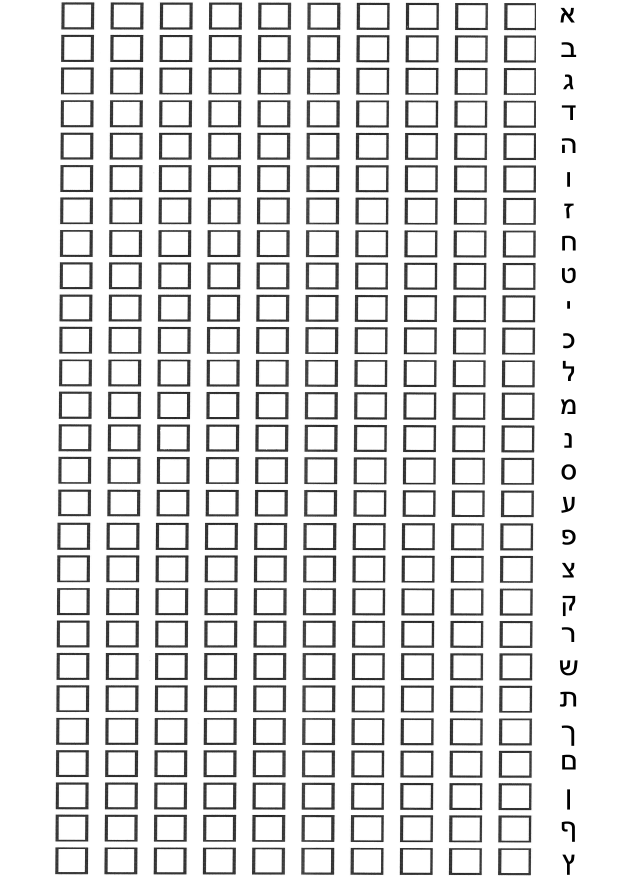
#> input picture Letters Dataset Collection/page.jpg, 2480 x 3508 px (shown at 1/4 size)
$ python -i Dynamic_dilation.py   (imports and definitions only)   (older library calls are emulated)
#> lines starting #> are read from the running program, lines starting #| are printed output that depends on the picture; after the words box and inside, x2 and y2 are one past the last pixel; in counts of white or black regions, pixels touching at a corner belong together
#> further down, picture is the input picture: shape (3508, 2480, 3); min 0, max 255, mean 226.7
import cv2
import numpy as np


def attach(roi):
    word = roi.copy()
    ret, thresh = cv2.threshold(word, 109, 255, cv2.THRESH_BINARY_INV)
    kernel = np.ones((1, 40), np.float32)
    img_dilation = cv2.dilate(thresh, kernel, iterations=1)
    im2, ctrs, hier = cv2.findContours(img_dilation, cv2.RETR_EXTERNAL, cv2.CHAIN_APPROX_SIMPLE)

    x, y, w, h = cv2.boundingRect(ctrs[0])

    return h


def dynamicDilation(original):

    flg_size = 0
    # fitting image size
    if original.shape[0] < 40:
        original = cv2.resize(original, (original.shape[1] * 2, original.shape[0] * 2))
        flg_size = 1
    elif original.shape[0] > 75:
        original = cv2.resize(original, (original.shape[1] // 2, original.shape[0] // 2))
        flg_size = 2
    H, W = original.shape[:2]
#> H = 1754; W = 1240


    ####################################################################
    # proccessing the image first
    # copy image
    new_image = original.copy()
    new_image = new_image[int(H * 0.1):int(H * 0.8), :]
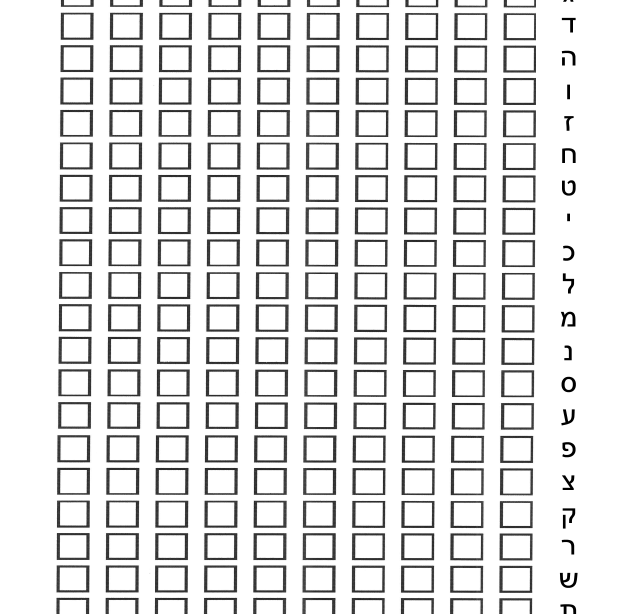
#> new_image: shape (1228, 1240, 3) (shown at 1/2 size); min 0, max 255, mean 226.7

    # binary
    ret, thresh = cv2.threshold(new_image, 109, 255, cv2.THRESH_BINARY_INV)
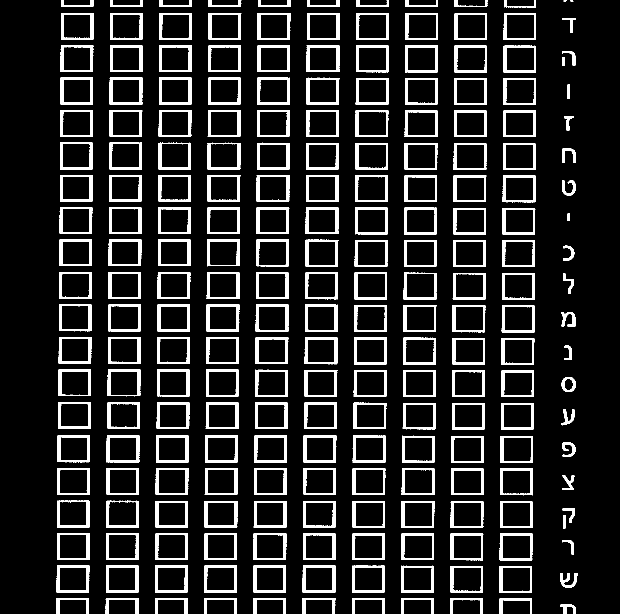
#> thresh: shape (1228, 1240, 3) (shown at 1/2 size); 12.7% white; 223 white regions (2 under 20 px), largest, box (x1, y1, x2, y2) and area: (508, 871, 574, 925) 1083, (607, 871, 673, 925) 1082, (216, 674, 281, 728) 1081

    ####################################################################
    # find the contours before the dilation
#> (the run stopped early here; a loop or call above may not have finished)
